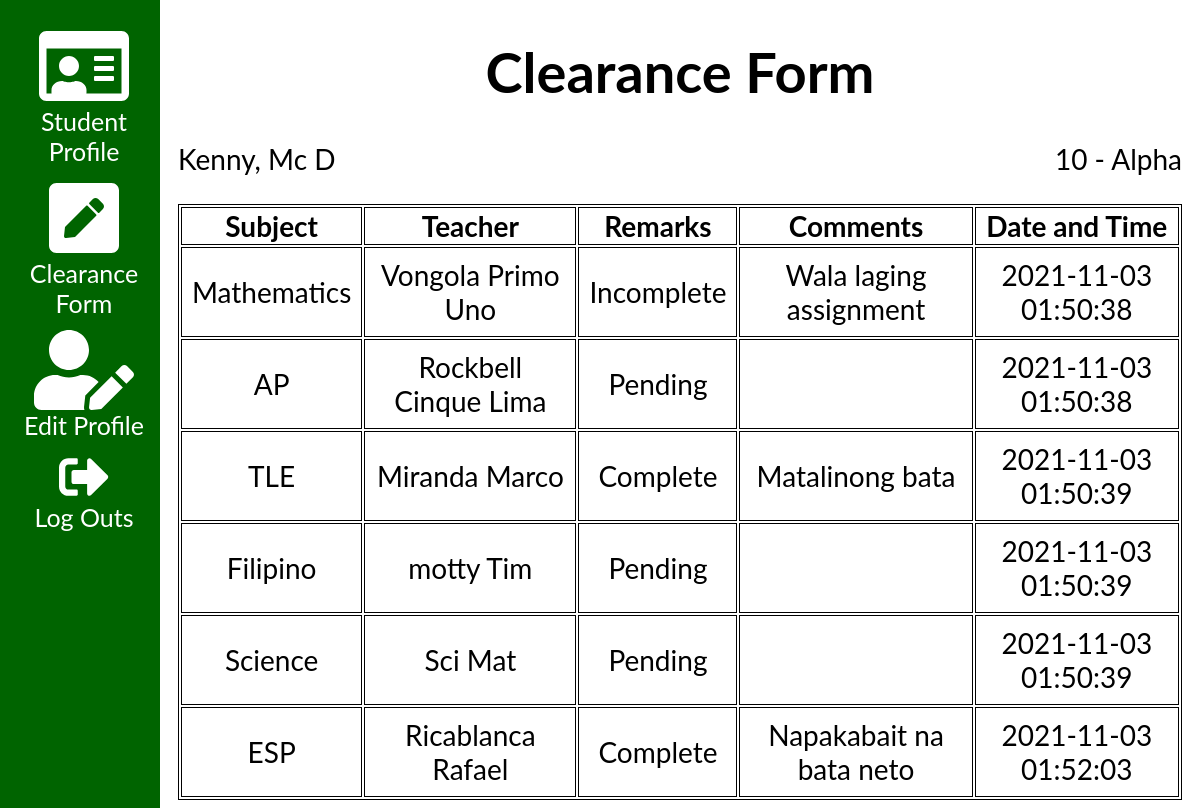
/studentclearance.php (signed in), run on the app's committed database.
### tables this page shows
CREATE TABLE `student` (
  `student_id` int(11) NOT NULL,
  `first_name` varchar(50) NOT NULL,
  `middle_name` varchar(50) DEFAULT NULL,
  `last_name` varchar(50) NOT NULL,
  `grade` int(2) NOT NULL,
  `section_id` int(11) NOT NULL,
  `lrn` bigint(15) NOT NULL,
  `gender` enum('Male','Female') NOT NULL,
  `contact_number` bigint(15) NOT NULL,
  `birthday` date NOT NULL,
  `address` varchar(50) NOT NULL,
  `username` varchar(50) NOT NULL,
  `password` varchar(50) NOT NULL,
  `status` enum('Pending','Verified') NOT NULL
);

CREATE TABLE `section` (
  `section_id` int(11) NOT NULL,
  `section_name` varchar(50) NOT NULL
);

### studentclearance.php (the view, shortened to what this page needs)
<?php
$conn = connect();
$current_id = $_SESSION['student_id'];
$profilesql = "SELECT * FROM student a
JOIN section b ON b.section_id = a.section_id
WHERE a.student_id = $current_id";
    $profilequery = mysqli_query($conn, $profilesql);
$row1 = mysqli_fetch_assoc($profilequery);
$section_id = $row1['section_id'];
?>
<!DOCTYPE html>
<html>
<head>
<link rel="stylesheet" href="resources/css/main.css">
</head>
<body>
<?php include "resources/plugins/studentsidenav.php" ?>
    <div class="main">
       <center><h1>Clearance Form</h1></center>
        <p><?php
         if($row1['middle_name'] != null){
            echo $row1['last_name'] . ', ' . $row1['first_name'] . ' ' . $row1['middle_name'][0]?> <span class="text-right"> 10 - <?php echo $row1['section_name'] ?></span></p>
        <?php }
         else{
            echo $row1['last_name'] . ', ' . $row1['first_name']?> <span class="text-right"> 10 - <?php echo $row1['section_name'] ?></span></p>
        <?php }
         ?>
        <?php
        $sql = "SELECT a.first_name, a.last_name, a.middle_name,
        c.subject_name, d.section_name, f.remarks, f.comment, f.date_time_created
        FROM teacher a
        JOIN lesson_plan b ON a.teacher_id = b.teacher_id
        JOIN subject c ON b.subject_id = c.subject_id
        JOIN section d ON b.section_id = d.section_id
        JOIN student e ON d.section_id = e.section_id
        JOIN clearance f ON b.lesson_plan_id = f.lesson_plan_id
        WHERE d.section_id = $section_id
        AND f.student_id = $current_id
        GROUP BY a.teacher_id";
        $result = $conn->query($sql);
        if ($result->num_rows > 0) {
            echo
            "
            <table class='table-clearance'>
            <tr>
            <th>Subject</th>
            <th>Teacher</th>
            <th>Remarks</th>
            <th>Comments</th>
            <th>Date and Time</th>
            </tr>";
            while($row = $result->fetch_assoc()) {?>
                <?php if($row['middle_name']==null){
                    $middle_name = "";
                }else{
                    $middle_name=$row['middle_name'];
                }?>
                <td><?php echo $row["subject_name"]; ?></td>
                <td><?php echo $row["last_name"] . ' ' . $row['first_name'] . '  ' . $middle_name; ?></td>
                <td><?php echo $row["remarks"]; ?></td>
                <td><?php echo $row["comment"]; ?></td>
                <td><?php echo $row["date_time_created"]; ?></td>
              </tr><?php
            }
            echo "</table>";
        } else {
            echo "0 results";
        }?>
    </div>
</body>
</html>

### resources/css/main.css (style rules this page uses)
body { font-family: "Lato", sans-serif; }
.main { margin-left: 160px; font-size: 28px; padding: 0px 10px; }
table, th, td { border: 1px solid black; }
table { margin-top:150px; }
td { padding: 10px; text-align: center }
.table-profile, .table-list, .table-clearance { margin-left: auto; margin-right: auto; }
.table-clearance, .table-list { margin-top: auto; }
.text-right { text-align: right; float:right; }

### data on the page
student: last_name "Kenny", first_name "Mc", middle_name "D", section.section_name "Alpha"
section: subject_name "Mathematics", last_name "Vongola", first_name "Primo", middle_name "Uno", remarks "Incomplete", comment "Wala laging assignment", date_time_created "2021-11-03 01:50:38", subject_name "AP", last_name "Rockbell", first_name "Cinque", middle_name "Lima", remarks "Pending", subject_name "TLE", last_name "Miranda", first_name "Marco", remarks "Complete", comment "Matalinong bata", date_time_created "2021-11-03 01:50:39", subject_name "Filipino", last_name "motty", first_name "Tim", subject_name "Science", last_name "Sci", first_name "Mat", subject_name "ESP", last_name "Ricablanca", first_name "Rafael", comment "Napakabait na bata neto", date_time_created "2021-11-03 01:52:03"
